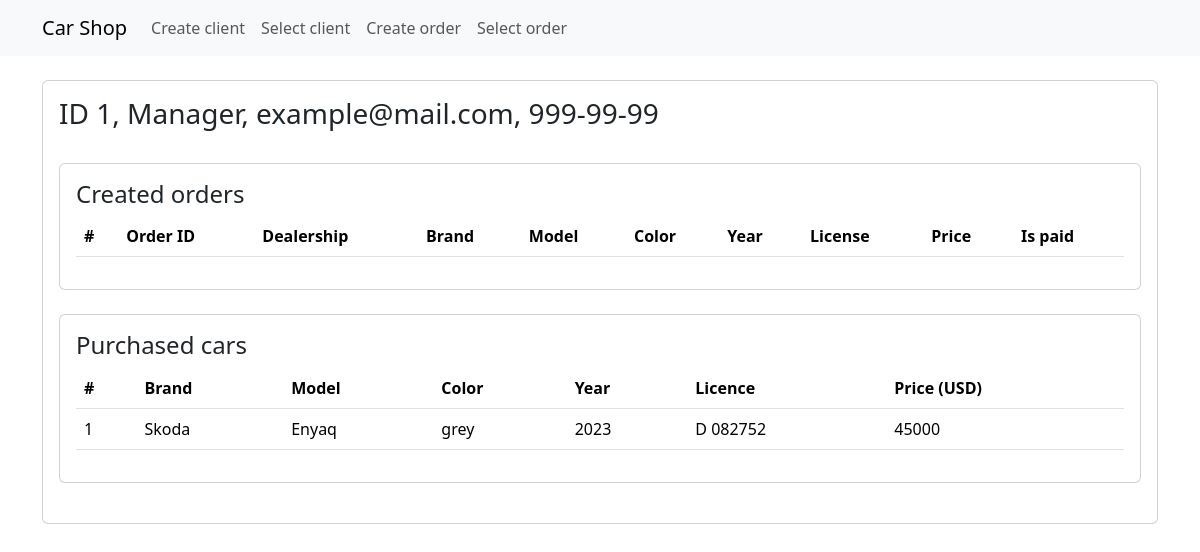
The app's page /view_client/1/ with its own data.
### carshop/models.py (models this page shows, shortened)
class Client(models.Model):
    name = models.CharField(max_length=50)
    email = models.EmailField(max_length=254)
    phone = models.CharField(max_length=20)

class CarType(models.Model):
    model = models.CharField(max_length=50)
    brand = models.CharField(max_length=50)
    price = models.PositiveIntegerField()

### carshop/views.py (the view)
# urls.py: path("view_client/<int:client_id>/", views.view_client, name="view_client"),
def view_client(request, client_id: int):
    user_session = {"client_id": client_id}
    request.session["user_session"] = user_session
    orders = models.Order.objects.filter(client=client_id, is_paid=False).values(
        "id",
        "dealership__name",
        "reserved_cars__car_type__brand",
        "reserved_cars__car_type__model",
        "reserved_cars__color",
        "reserved_cars__year",
        "reserved_cars__license__number",
        "reserved_cars__car_type__price",
        "is_paid",
    )
    purchased_cars = models.Car.objects.filter(owner=client_id).values(
        "car_type__brand",
        "car_type__model",
        "color",
        "year",
        "license__number",
        "car_type__price",
    )
    context = {
        "client": models.Client.objects.get(id=client_id),
        "purchased_cars": purchased_cars,
        "orders": orders,
    }
    return render(request, "view_client.html", {"context": context})

### templates/view_client.html (shortened to what this page needs)
{% extends "base.html" %}
{% load django_bootstrap5 %}
    {% block content %}
        <div class="mb-4">
            <div class="card">
                <div class="card-body">
                    <h3>ID {{ context.client.id }}, {{ context.client.name }}, {{ context.client.email }}, {{ context.client.phone }}</h3><br>
                        <div class="mb-4">
                            <div class="card">
                                <div class="card-body">
                                    <h4>Created orders</h4>
                                    <table class="table">
                                        <thead>
                                            <th scope="col">#</th>
                                            <th scope="col">Order ID</th>
                                            <th scope="col">Dealership</th>
                                            <th scope="col">Brand</th>
                                            <th scope="col">Model</th>
                                            <th scope="col">Color</th>
                                            <th scope="col">Year</th>
                                            <th scope="col">License</th>
                                            <th scope="col">Price</th>
                                            <th scope="col">Is paid</th>
                                        </thead>
                                    </table>
                                </div>
                            </div>
                        </div>
                        <div class="mb-4">
                            <div class="card">
                                <div class="card-body">
                                    <h4>Purchased cars</h4>
                                    <table class="table">
                                        <thead>
                                            <th scope="col">#</th>
                                            <th scope="col">Brand</th>
                                            <th scope="col">Model</th>
                                            <th scope="col">Color</th>
                                            <th scope="col">Year</th>
                                            <th scope="col">Licence</th>
                                            <th scope="col">Price (USD)</th>
                                        </thead>
                                        <tbody>
                                            {% for car in context.purchased_cars %}
                                                <tr>
                                                    <td>{{ forloop.counter }}</td>
                                                    <td>{{ car.car_type__brand }}</td>
                                                    <td>{{ car.car_type__model }}</td>
                                                    <td>{{ car.color }}</td>
                                                    <td>{{ car.year }}</td>
                                                    <td>{{ car.license__number }}</td>
                                                    <td>{{ car.car_type__price }}</td>
                                                </tr>
                                            {% endfor %}
                                        </tbody>
                                    </table>
                                </div>
                            </div>
                        </div>
                </div>
            </div>
        </div>
    {% endblock %}

### records on screen
Client: client.id "1", client.name "Manager", client.email "example@mail.com", client.phone "999-99-99"
CarType: car_type__brand "Skoda", car_type__model "Enyaq", color "grey", year "2023", license__number "D 082752", car_type__price "45000"
